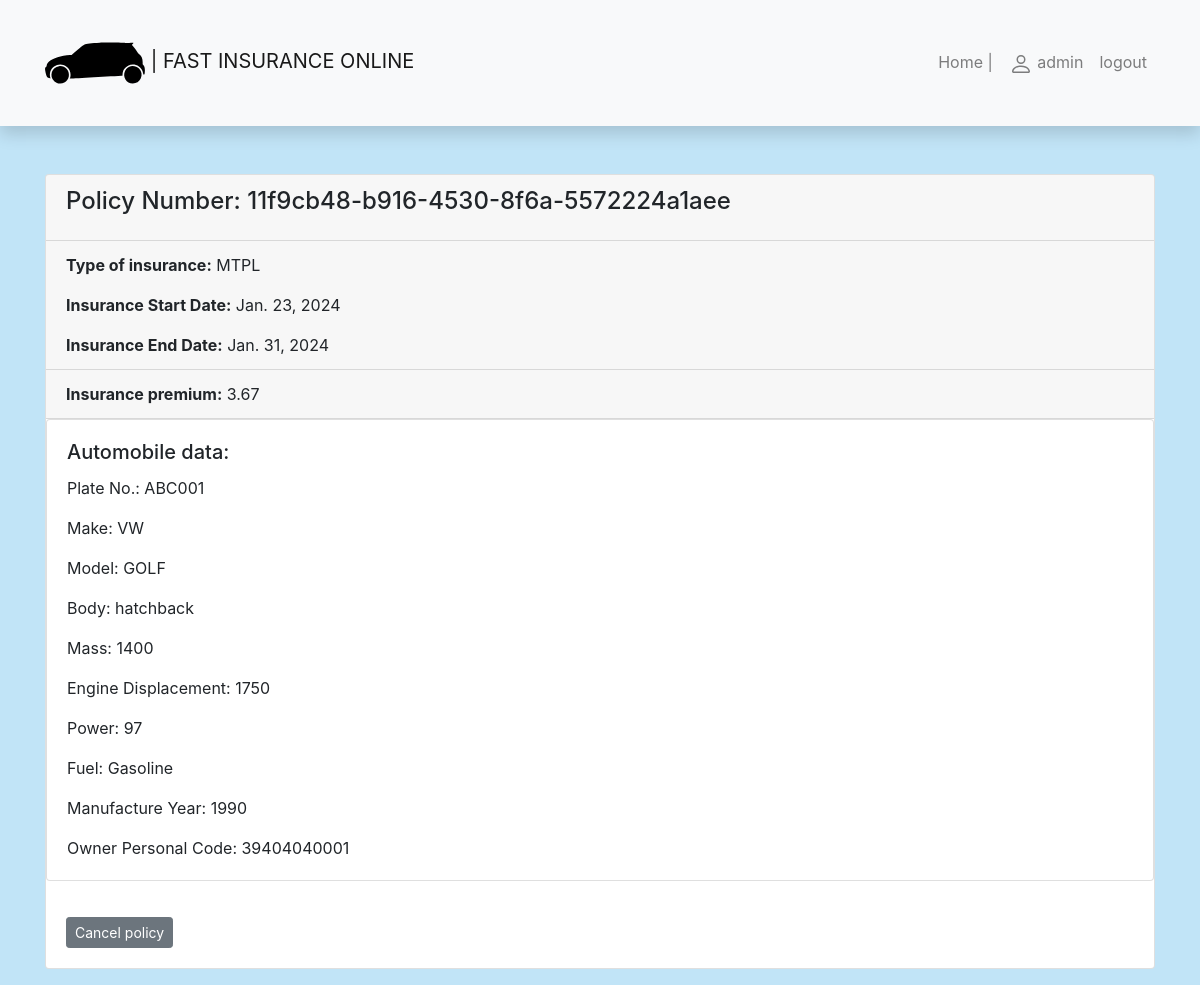
The app's page /insurance/my-policies/11f9cb48-b916-4530-8f6a-5572224a1aee (signed in), older data.
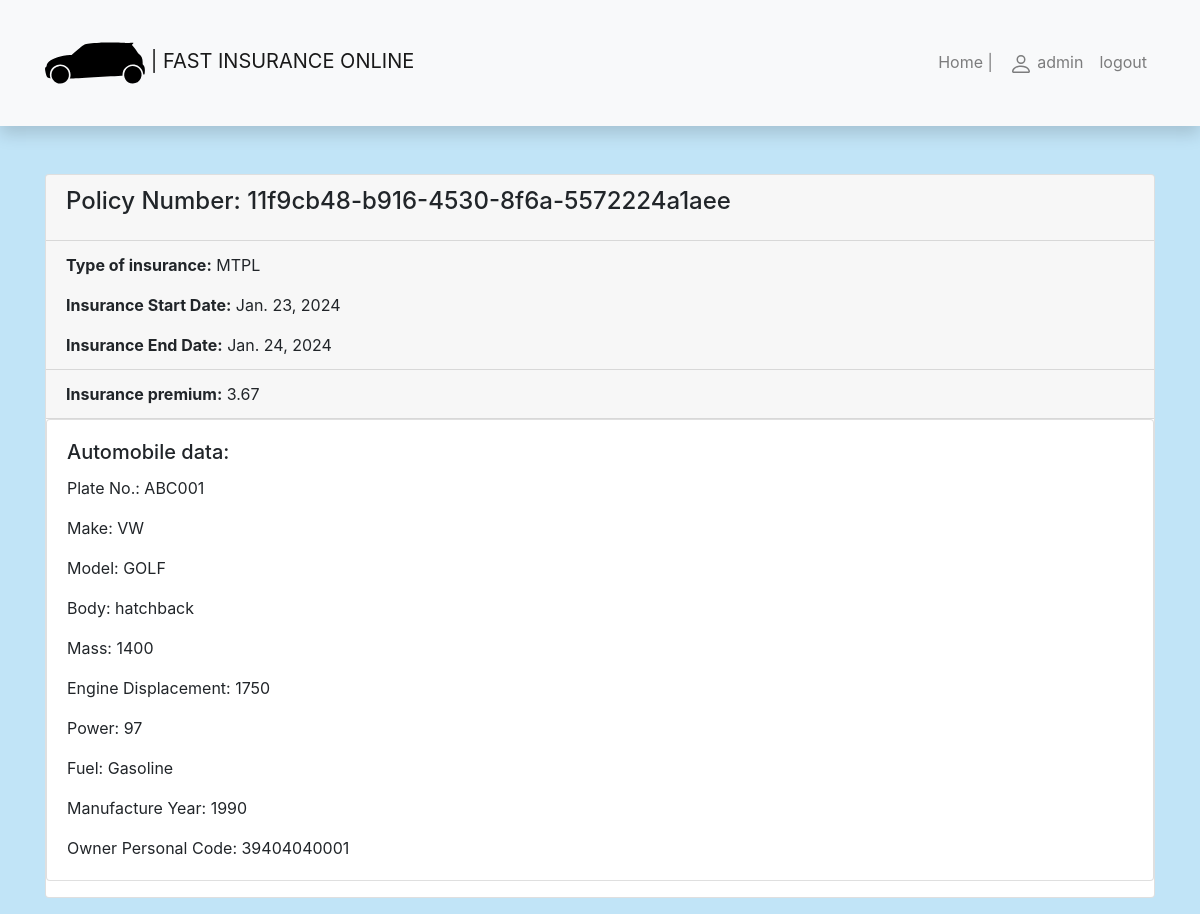
The same page, newer data.
### insurance/models.py (models this page shows, shortened)
class Policy(models.Model):
    policyholder = models.ForeignKey('Policyholder', related_name='policies', on_delete=models.SET_NULL, null=True,
                                     blank=True)
    policy_number = models.UUIDField(primary_key=True, default=uuid.uuid4, help_text="Unique policy number.")
    start_date = models.DateField()
    end_date = models.DateField()
    policy_duration = models.IntegerField(default=365)
    policy_type = models.CharField(max_length=255)
    insurance_premium = models.FloatField()

class MTPLData(models.Model):
    policy = models.OneToOneField('Policy', on_delete=models.CASCADE)
    driver_experience = models.IntegerField(default=10)
    car = models.ForeignKey('Car', related_name='mtpl_policies', on_delete=models.CASCADE, default=1)

class Car(models.Model):
    plate_number = models.CharField(max_length=10, unique=True)
    make = models.CharField(max_length=30)
    model = models.CharField(max_length=30)
    body = models.CharField(max_length=10, null=True)
    mass = models.IntegerField(null=True)
    engine_displacement = models.IntegerField(null=True)
    power = models.IntegerField()  # kw
    fuel = models.CharField(max_length=8, null=True)
    manufacture_year = models.IntegerField(null=True)
    owner_personal_code = models.CharField(max_length=11)

### insurance/views.py (the view)
# urls.py: path("my-policies/<uuid:pk>", views.PolicyDetailView.as_view(), name="policy-one"),
class PolicyDetailView(LoginRequiredMixin, generic.DetailView):
    model = Policy
    context_object_name = "policy"
    template_name = "policy_detail.html"
    def get_context_data(self, **kwargs):
        context = super().get_context_data(**kwargs)
        context["today"] = date.today()
        return context

### insurance/templates/policy_detail.html (shortened to what this page needs)
{% extends "base.html" %}
{% block content %}
<div class="card mb-3">
    <div class="card-header">
        <h4 class="card-title">Policy Number: {{ policy.policy_number }}</h4>
    </div>
    <div class="card-header">
        <p class="card-text"><strong>Type of insurance:</strong> {{ policy.policy_type }}</p>
        <p class="card-text"><strong>Insurance Start Date:</strong> {{ policy.start_date }}</p>
        <p class="card-text"><strong>Insurance End Date:</strong> {{ policy.end_date }} </p>
    </div>
    <div class="card-header">
        <p class="card-text"><strong>Insurance premium:</strong> {{ policy.insurance_premium }} </p>
    </div>
    {% if policy.policy_type == "CASCO" %}
        <div class="card mb-3">
            <div class="card-body">
                <h5 class="card-title">Automobile data:
                </h5>
                <p class="card-text">Plate No.: {{ policy.cascodata.car.plate_number }}</p>
                <p class="card-text">Make: {{ policy.cascodata.car.make }}</p>
                <p class="card-text">Model: {{ policy.cascodata.car.model }}</p>
                <p class="card-text">Body: {{ policy.cascodata.car.body }}</p>
                <p class="card-text">Mass: {{ policy.cascodata.car.mass }}</p>
                <p class="card-text">Engine Displacement: {{ policy.cascodata.car.engine_displacement }}</p>
                <p class="card-text">Power: {{ policy.cascodata.car.power }}</p>
                <p class="card-text">Fuel: {{ policy.cascodata.car.fuel }}</p>
                <p class="card-text">Manufacture Year: {{ policy.cascodata.car.manufacture_year }}</p>
                <p class="card-text">Owner Personal Code: {{ policy.cascodata.car.owner_personal_code }}</p>
            </div>
        </div>
    {% elif policy.policy_type == "MTPL" %}
        <div class="card mb-3">
            <div class="card-body">
                <h5 class="card-title">Automobile data:
                </h5>
                <p class="card-text">Plate No.: {{ policy.mtpldata.car.plate_number }}</p>
                <p class="card-text">Make: {{ policy.mtpldata.car.make }}</p>
                <p class="card-text">Model: {{ policy.mtpldata.car.model }}</p>
                <p class="card-text">Body: {{ policy.mtpldata.car.body }}</p>
                <p class="card-text">Mass: {{ policy.mtpldata.car.mass }}</p>
                <p class="card-text">Engine Displacement: {{ policy.mtpldata.car.engine_displacement }}</p>
                <p class="card-text">Power: {{ policy.mtpldata.car.power }}</p>
                <p class="card-text">Fuel: {{ policy.mtpldata.car.fuel }}</p>
                <p class="card-text">Manufacture Year: {{ policy.mtpldata.car.manufacture_year }}</p>
                <p class="card-text">Owner Personal Code: {{ policy.mtpldata.car.owner_personal_code }}</p>
            </div>
        </div>
    {% else %}
    <p>This is property policy.</p>
    {% endif %}
    {% if policy.end_date > today and policy.end_date != policy.start_date %}
    <div class="card-body">
        <a class="btn btn-secondary btn-sm" href="{% url 'cancel-policy' policy.policy_number %}">Cancel policy</a>
    </div>
    {% endif %}
</div>
{% endblock %}

Row changes from the older to the newer data that the page shows:
changed Policy "11f9cb48-b916-4530-8f6a-5572224a1aee": end_date "Jan. 31, 2024" → "Jan. 24, 2024"
Text that changed along with them:
text no longer shown: "Cancel policy"
